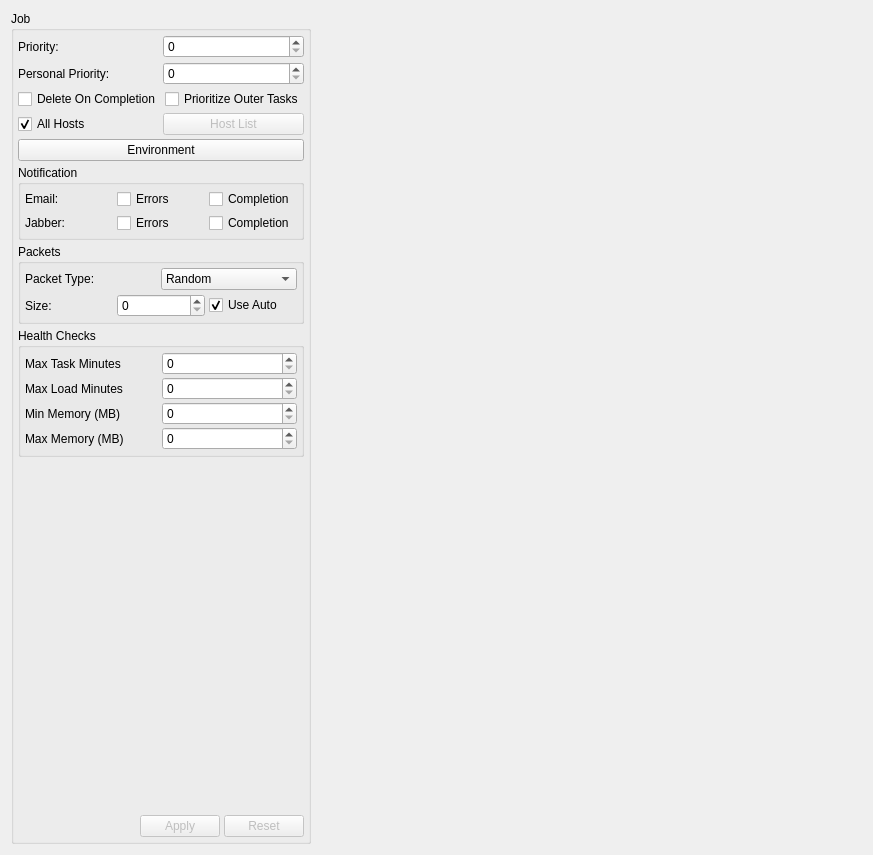
<?xml version="1.0" encoding="UTF-8"?>
<ui version="4.0">
 <class>JobSettingsWidgetUI</class>
 <widget class="QWidget" name="JobSettingsWidgetUI">
  <property name="geometry">
   <rect>
    <x>0</x>
    <y>0</y>
    <width>873</width>
    <height>855</height>
   </rect>
  </property>
  <property name="windowTitle">
   <string>Form</string>
  </property>
  <layout class="QHBoxLayout" name="horizontalLayout_2">
   <item>
    <widget class="QGroupBox" name="mOptionsGroup">
     <property name="sizePolicy">
      <sizepolicy hsizetype="Maximum" vsizetype="Preferred">
       <horstretch>0</horstretch>
       <verstretch>0</verstretch>
      </sizepolicy>
     </property>
     <property name="title">
      <string>Job</string>
     </property>
     <layout class="QVBoxLayout">
      <property name="spacing">
       <number>4</number>
      </property>
      <property name="margin">
       <number>4</number>
      </property>
      <item>
       <layout class="QHBoxLayout">
        <property name="spacing">
         <number>4</number>
        </property>
        <property name="margin">
         <number>0</number>
        </property>
        <item>
         <widget class="QLabel" name="textLabel1">
          <property name="text">
           <string>Priority:</string>
          </property>
         </widget>
        </item>
        <item>
         <widget class="FieldSpinBox" name="mPrioritySpin">
          <property name="maximum">
           <number>100</number>
          </property>
          <property name="field" stdset="0">
           <string>priority</string>
          </property>
         </widget>
        </item>
       </layout>
      </item>
      <item>
       <layout class="QHBoxLayout">
        <item>
         <widget class="QLabel" name="label_5">
          <property name="text">
           <string>Personal Priority:</string>
          </property>
         </widget>
        </item>
        <item>
         <widget class="FieldSpinBox" name="mPersonalPrioritySpin">
          <property name="field" stdset="0">
           <string>personalpriority</string>
          </property>
         </widget>
        </item>
       </layout>
      </item>
      <item>
       <layout class="QHBoxLayout" name="horizontalLayout">
        <item>
         <widget class="FieldCheckBox" name="mDeleteOnCompleteCheck">
          <property name="text">
           <string>Delete On Completion</string>
          </property>
          <property name="field" stdset="0">
           <string>deleteoncomplete</string>
          </property>
         </widget>
        </item>
        <item>
         <widget class="FieldCheckBox" name="mPrioritizeOuterTasksCheck">
          <property name="text">
           <string>Prioritize Outer Tasks</string>
          </property>
          <property name="tristate">
           <bool>false</bool>
          </property>
          <property name="field" stdset="0">
           <string>prioritizeOuterTasks</string>
          </property>
         </widget>
        </item>
       </layout>
      </item>
      <item>
       <layout class="QHBoxLayout">
        <property name="spacing">
         <number>4</number>
        </property>
        <property name="margin">
         <number>0</number>
        </property>
        <item>
         <widget class="QCheckBox" name="mAllHostsCheck">
          <property name="text">
           <string>All Hosts</string>
          </property>
          <property name="checked">
           <bool>true</bool>
          </property>
         </widget>
        </item>
        <item>
         <widget class="QPushButton" name="mHostListButton">
          <property name="enabled">
           <bool>false</bool>
          </property>
          <property name="text">
           <string>Host List</string>
          </property>
         </widget>
        </item>
       </layout>
      </item>
      <item>
       <widget class="QPushButton" name="mEnvironmentButton">
        <property name="text">
         <string>Environment</string>
        </property>
        <property name="iconSize">
         <size>
          <width>16</width>
          <height>8</height>
         </size>
        </property>
       </widget>
      </item>
      <item>
       <widget class="QGroupBox" name="groupBox4">
        <property name="sizePolicy">
         <sizepolicy hsizetype="Preferred" vsizetype="Preferred">
          <horstretch>0</horstretch>
          <verstretch>0</verstretch>
         </sizepolicy>
        </property>
        <property name="title">
         <string>Notification</string>
        </property>
        <layout class="QVBoxLayout">
         <property name="spacing">
          <number>4</number>
         </property>
         <property name="margin">
          <number>4</number>
         </property>
         <item>
          <layout class="QHBoxLayout">
           <property name="spacing">
            <number>4</number>
           </property>
           <property name="margin">
            <number>0</number>
           </property>
           <item>
            <widget class="QLabel" name="textLabel2_2">
             <property name="text">
              <string>Email:</string>
             </property>
            </widget>
           </item>
           <item>
            <widget class="QCheckBox" name="mEmailErrorsCheck">
             <property name="text">
              <string>Errors</string>
             </property>
            </widget>
           </item>
           <item>
            <widget class="QCheckBox" name="mEmailCompleteCheck">
             <property name="text">
              <string>Completion</string>
             </property>
            </widget>
           </item>
          </layout>
         </item>
         <item>
          <layout class="QHBoxLayout">
           <property name="spacing">
            <number>4</number>
           </property>
           <property name="margin">
            <number>0</number>
           </property>
           <item>
            <widget class="QLabel" name="textLabel2_2_2">
             <property name="text">
              <string>Jabber:</string>
             </property>
            </widget>
           </item>
           <item>
            <widget class="QCheckBox" name="mJabberErrorsCheck">
             <property name="text">
              <string>Errors</string>
             </property>
            </widget>
           </item>
           <item>
            <widget class="QCheckBox" name="mJabberCompleteCheck">
             <property name="text">
              <string>Completion</string>
             </property>
            </widget>
           </item>
          </layout>
         </item>
        </layout>
       </widget>
      </item>
      <item>
       <widget class="QGroupBox" name="mPacketGroup">
        <property name="title">
         <string>Packets</string>
        </property>
        <layout class="QVBoxLayout">
         <property name="spacing">
          <number>4</number>
         </property>
         <property name="margin">
          <number>4</number>
         </property>
         <item>
          <layout class="QHBoxLayout">
           <property name="spacing">
            <number>0</number>
           </property>
           <property name="margin">
            <number>0</number>
           </property>
           <item>
            <widget class="QLabel" name="label_4">
             <property name="text">
              <string>Packet Type:</string>
             </property>
            </widget>
           </item>
           <item>
            <widget class="QComboBox" name="mPacketCombo">
             <property name="sizePolicy">
              <sizepolicy hsizetype="Preferred" vsizetype="Fixed">
               <horstretch>0</horstretch>
               <verstretch>0</verstretch>
              </sizepolicy>
             </property>
             <item>
              <property name="text">
               <string>Random</string>
              </property>
             </item>
             <item>
              <property name="text">
               <string>Sequential</string>
              </property>
             </item>
             <item>
              <property name="text">
               <string>Continuous</string>
              </property>
             </item>
             <item>
              <property name="text">
               <string>Preassigned</string>
              </property>
             </item>
            </widget>
           </item>
          </layout>
         </item>
         <item>
          <layout class="QHBoxLayout">
           <property name="spacing">
            <number>4</number>
           </property>
           <property name="margin">
            <number>0</number>
           </property>
           <item>
            <widget class="QLabel" name="textLabel2">
             <property name="text">
              <string>Size:</string>
             </property>
            </widget>
           </item>
           <item>
            <widget class="FieldSpinBox" name="mPacketSizeSpin">
             <property name="maximum">
              <number>100000</number>
             </property>
            </widget>
           </item>
           <item>
            <widget class="QCheckBox" name="mUseAutoCheck">
             <property name="text">
              <string>Use Auto</string>
             </property>
             <property name="checked">
              <bool>true</bool>
             </property>
            </widget>
           </item>
          </layout>
         </item>
        </layout>
       </widget>
      </item>
      <item>
       <widget class="QGroupBox" name="groupBox">
        <property name="title">
         <string>Health Checks</string>
        </property>
        <layout class="QGridLayout">
         <property name="margin">
          <number>4</number>
         </property>
         <property name="spacing">
          <number>2</number>
         </property>
         <item row="0" column="0">
          <widget class="QLabel" name="label">
           <property name="text">
            <string>Max Task Minutes</string>
           </property>
          </widget>
         </item>
         <item row="1" column="0">
          <widget class="QLabel" name="label_2">
           <property name="text">
            <string>Max Load Minutes</string>
           </property>
          </widget>
         </item>
         <item row="1" column="1">
          <widget class="FieldSpinBox" name="mMaxLoadTimeSpin">
           <property name="maximum">
            <number>999999</number>
           </property>
          </widget>
         </item>
         <item row="0" column="1">
          <widget class="FieldSpinBox" name="mMaxTaskTimeSpin">
           <property name="maximum">
            <number>999999</number>
           </property>
          </widget>
         </item>
         <item row="2" column="1">
          <widget class="FieldSpinBox" name="mMinMemorySpin">
           <property name="maximum">
            <number>999999999</number>
           </property>
          </widget>
         </item>
         <item row="2" column="0">
          <widget class="QLabel" name="label_minMem">
           <property name="text">
            <string>Min Memory (MB)</string>
           </property>
          </widget>
         </item>
         <item row="3" column="1">
          <widget class="FieldSpinBox" name="mMaxMemorySpin">
           <property name="maximum">
            <number>999999999</number>
           </property>
          </widget>
         </item>
         <item row="3" column="0">
          <widget class="QLabel" name="label_3">
           <property name="text">
            <string>Max Memory (MB)</string>
           </property>
          </widget>
         </item>
        </layout>
       </widget>
      </item>
      <item>
       <spacer>
        <property name="orientation">
         <enum>Qt::Vertical</enum>
        </property>
        <property name="sizeType">
         <enum>QSizePolicy::Expanding</enum>
        </property>
        <property name="sizeHint" stdset="0">
         <size>
          <width>20</width>
          <height>190</height>
         </size>
        </property>
       </spacer>
      </item>
      <item>
       <layout class="QHBoxLayout">
        <property name="spacing">
         <number>4</number>
        </property>
        <property name="margin">
         <number>0</number>
        </property>
        <item>
         <spacer>
          <property name="orientation">
           <enum>Qt::Horizontal</enum>
          </property>
          <property name="sizeType">
           <enum>QSizePolicy::MinimumExpanding</enum>
          </property>
          <property name="sizeHint" stdset="0">
           <size>
            <width>31</width>
            <height>20</height>
           </size>
          </property>
         </spacer>
        </item>
        <item>
         <widget class="QPushButton" name="mApplyInstantSettings">
          <property name="enabled">
           <bool>false</bool>
          </property>
          <property name="text">
           <string>Apply</string>
          </property>
         </widget>
        </item>
        <item>
         <widget class="QPushButton" name="mResetInstantSettings">
          <property name="enabled">
           <bool>false</bool>
          </property>
          <property name="text">
           <string>Reset</string>
          </property>
         </widget>
        </item>
       </layout>
      </item>
     </layout>
    </widget>
   </item>
   <item>
    <widget class="QStackedWidget" name="mCustomJobSettingsStack">
     <property name="lineWidth">
      <number>0</number>
     </property>
     <property name="currentIndex">
      <number>0</number>
     </property>
     <widget class="QWidget" name="mEmptyPage"/>
    </widget>
   </item>
  </layout>
 </widget>
 <customwidgets>
  <customwidget>
   <class>FieldSpinBox</class>
   <extends>QSpinBox</extends>
   <header>fieldspinbox.h</header>
  </customwidget>
  <customwidget>
   <class>FieldCheckBox</class>
   <extends>QCheckBox</extends>
   <header>fieldcheckbox.h</header>
  </customwidget>
 </customwidgets>
 <resources/>
 <connections/>
</ui>
